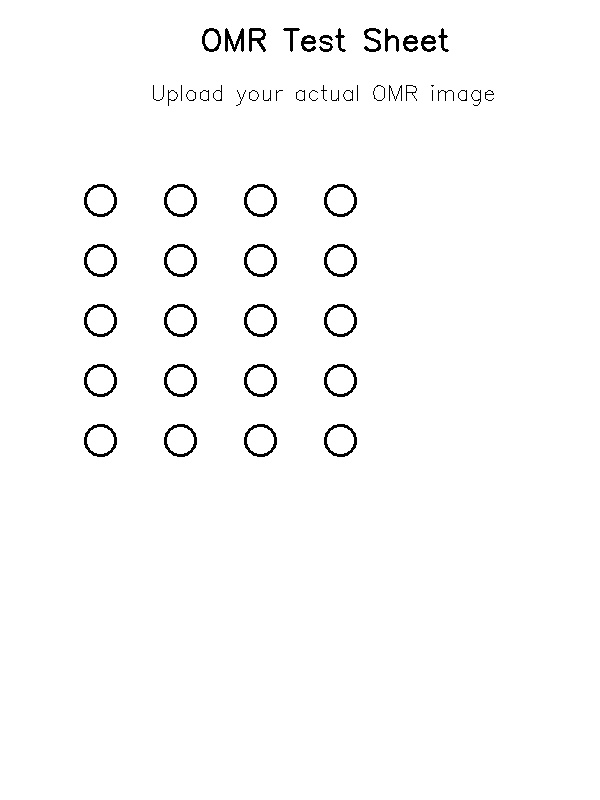
#> input picture omr-mvp/test_sample.jpg, 600 x 800 px
$ python -i omr_pipeline.py   (imports and definitions only)
#> lines starting #> are read from the running program, lines starting #| are printed output that depends on the picture; after the words box and inside, x2 and y2 are one past the last pixel; in counts of white or black regions, pixels touching at a corner belong together
#> further down, picture is the input picture: shape (800, 600, 3); min 0, max 255, mean 250.7
# omr_pipeline.py
import cv2, numpy as np, json, os, math
from PIL import Image, ImageDraw, ImageFont
import tempfile

def load_template(path):
    with open(path, "r") as f:
        return json.load(f)

def load_answer_key(path):
    with open(path, "r") as f:
        return json.load(f)

# --- helper: order corner points (tl, tr, br, bl) ---
# [114 lines left out: functions order_points, detect_registration_marks, not called in this run]

def warp_to_template(img, reg_marks=None, target_w=2480, target_h=3508):
    """Enhanced warping with better fallback handling"""
#> called with target_w = 2480, target_h = 3508
    if reg_marks is not None and len(reg_marks) == 4:
        try:
            pts = order_points(reg_marks)
            dst = np.array([[0,0],[target_w-1,0],[target_w-1,target_h-1],[0,target_h-1]], dtype="float32")
            M = cv2.getPerspectiveTransform(pts, dst)
            warped = cv2.warpPerspective(img, M, (target_w, target_h))
            return warped
        except:
            pass  # Fall through to backup method

    # Enhanced fallback: Smart cropping and scaling
    h, w = img.shape[:2]
#> h = 800; w = 600

    # Try to detect the actual content area (where the OMR bubbles are)
    if len(img.shape) == 3:
        gray = cv2.cvtColor(img, cv2.COLOR_BGR2GRAY)
    else:
        gray = img

    # Find content boundaries by detecting dark regions (text/bubbles)
    _, thresh = cv2.threshold(gray, 0, 255, cv2.THRESH_BINARY_INV + cv2.THRESH_OTSU)
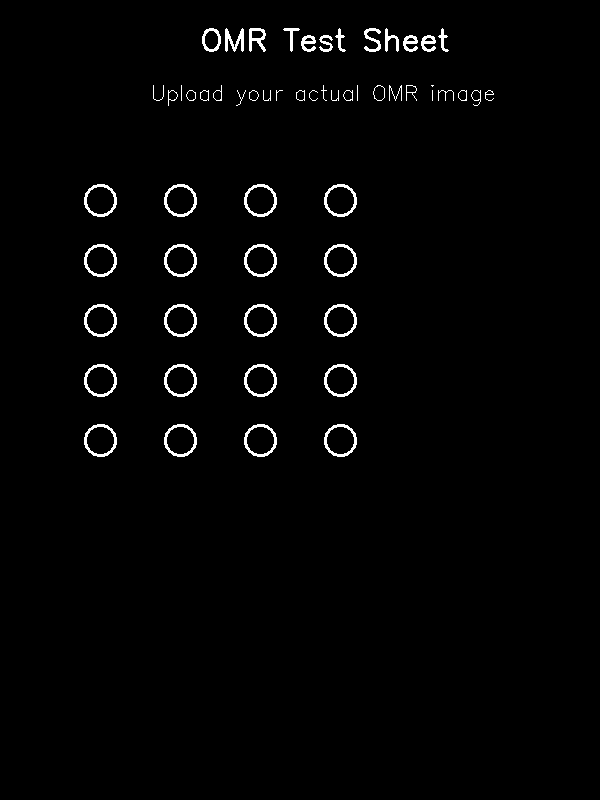
#> thresh: shape (800, 600); 1.7% white in thin lines or dots, all inside (x1, y1, x2, y2) = (84, 28, 494, 457)

    # Find contours to determine content area
    contours, _ = cv2.findContours(thresh, cv2.RETR_EXTERNAL, cv2.CHAIN_APPROX_SIMPLE)
#> contours = 57 contours, 13 with area under 20; largest, box (x1, y1, x2, y2) and area: (324, 424, 357, 457) 810, (244, 424, 277, 457) 810, (164, 424, 197, 457) 810, (84, 424, 117, 457) 810, (324, 364, 357, 397) 810

    if contours:
        # Find the bounding box of all content
        all_points = np.vstack([cv2.findNonZero(thresh)])
#> all_points = contour of 8122 points, box (x1, y1, x2, y2) (84, 28, 494, 457), area 11846
        x, y, w_content, h_content = cv2.boundingRect(all_points)
#> x = 84; y = 28; w_content = 410; h_content = 429

        # Add some padding
        padding = min(w, h) // 20
#> padding = 30
        x = max(0, x - padding)
#> x = 54
        y = max(0, y - padding)
#> y = 0
        w_content = min(w - x, w_content + 2*padding)
#> w_content = 470
        h_content = min(h - y, h_content + 2*padding)
#> h_content = 489

        # Crop to content area
        cropped = img[y:y+h_content, x:x+w_content]
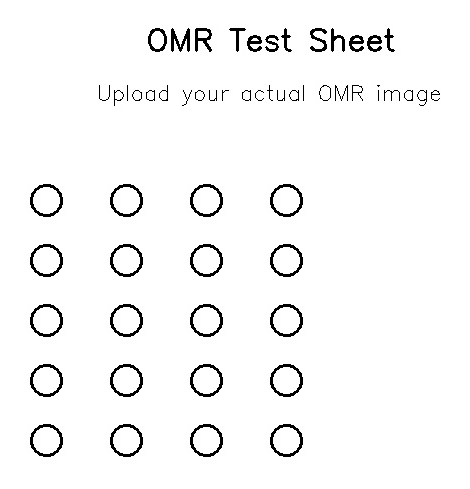
#> cropped: shape (489, 470, 3); min 0, max 255, mean 245.9

        # Scale to target size while maintaining aspect ratio
        scale_w = target_w / w_content
#> scale_w = 5.28
        scale_h = target_h / h_content
#> scale_h = 7.17
        scale = min(scale_w, scale_h)
#> scale = 5.28

        new_w = int(w_content * scale)
#> new_w = 2480
        new_h = int(h_content * scale)
#> new_h = 2580

        resized = cv2.resize(cropped, (new_w, new_h))
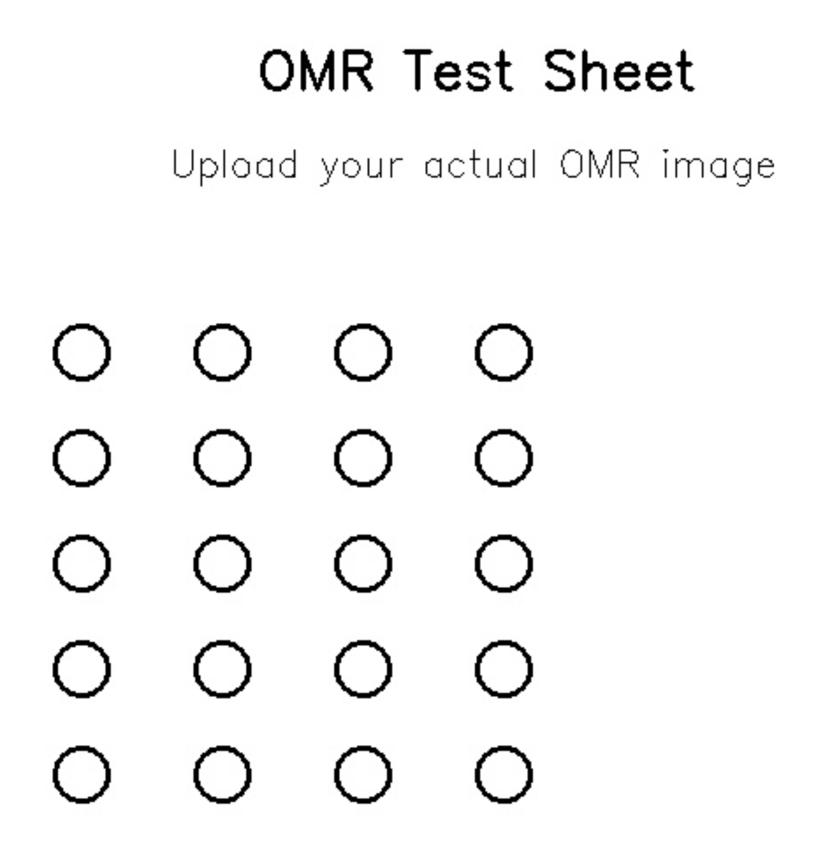
#> resized: shape (2580, 2480, 3) (shown at 1/3 size); min 0, max 255, mean 245.9

        # Create target-sized image and center the resized content
        warped = np.ones((target_h, target_w, 3), dtype=np.uint8) * 255
        if len(resized.shape) == 2:
            resized = cv2.cvtColor(resized, cv2.COLOR_GRAY2BGR)

        start_y = (target_h - new_h) // 2
#> start_y = 464
        start_x = (target_w - new_w) // 2
#> start_x = 0

        warped[start_y:start_y+new_h, start_x:start_x+new_w] = resized
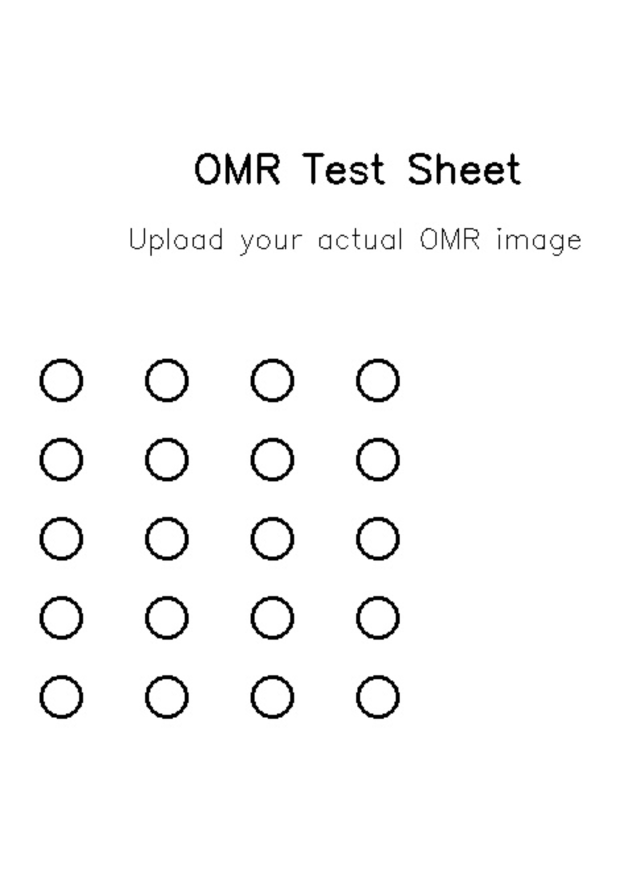
#> warped: shape (3508, 2480, 3) (shown at 1/4 size); min 0, max 255, mean 248.3

        return warped
    else:
        # Simple resize as last resort
        warped = cv2.resize(img, (target_w, target_h))
        return warped

# [392 lines left out: functions classify_bubble, process_image, not called in this run]

>>> import cv2
>>> picture = cv2.imread('test_sample.jpg')
>>> result = warp_to_template(picture)
